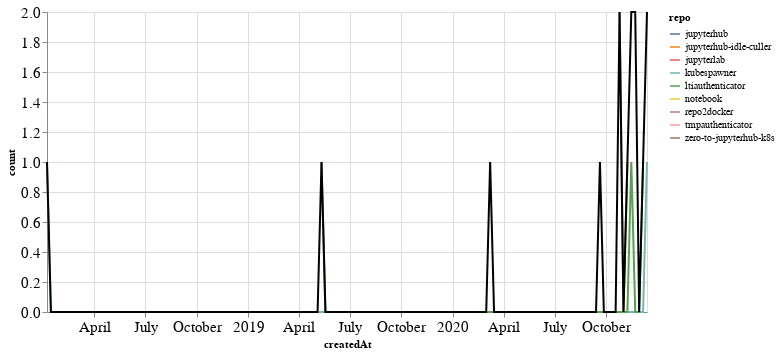

Notebook source saved alongside this figure:
### Markdown cell above
### PRs

### Code cell
prs_time = prs.groupby('repo').resample('W', on='createdAt').count()['author'].reset_index()
prs_time = prs_time.rename(columns={'author': 'count'})
prs_time_total = prs_time.groupby('createdAt').agg({"count": "sum"}).reset_index()

ch1 = alt.Chart(prs_time, width=600).mark_line().encode(
    x='createdAt',
    y='count',
    color='repo',
    tooltip="repo"
)

ch2 = alt.Chart(prs_time_total, width=600).mark_line(color="black").encode(
    x='createdAt',
    y='count',
)

ch1 + ch2

### Figure 1 — Vega-Lite specification as saved in the notebook (floating-point values rounded to 4 significant figures; data arrays with more than 128 entries replaced by an {"elided": "..."} marker saying what was removed)
{"config": {"axisLeft": {"labelFontSize": 15}, "axisBottom": {"labelFontSize": 15}}, "layer": [{"data": {"name": "data-43126cf56fd24a4e406e7194ee7263b8"}, "mark": "line", "encoding": {"color": {"type": "nominal", "field": "repo"}, "tooltip": {"type": "nominal", "field": "repo"}, "x": {"type": "temporal", "field": "createdAt"}, "y": {"type": "quantitative", "field": "count"}}, "width": 600}, {"data": {"name": "data-595f60c74b110cf0175a8a4693d9df2b"}, "mark": {"type": "line", "color": "black"}, "encoding": {"x": {"type": "temporal", "field": "createdAt"}, "y": {"type": "quantitative", "field": "count"}}, "width": 600}], "$schema": "https://vega.github.io/schema/vega-lite/v4.8.1.json", "datasets": {"data-43126cf56fd24a4e406e7194ee7263b8": {"elided": "246 records"}, "data-595f60c74b110cf0175a8a4693d9df2b": {"elided": "154 records"}}}
